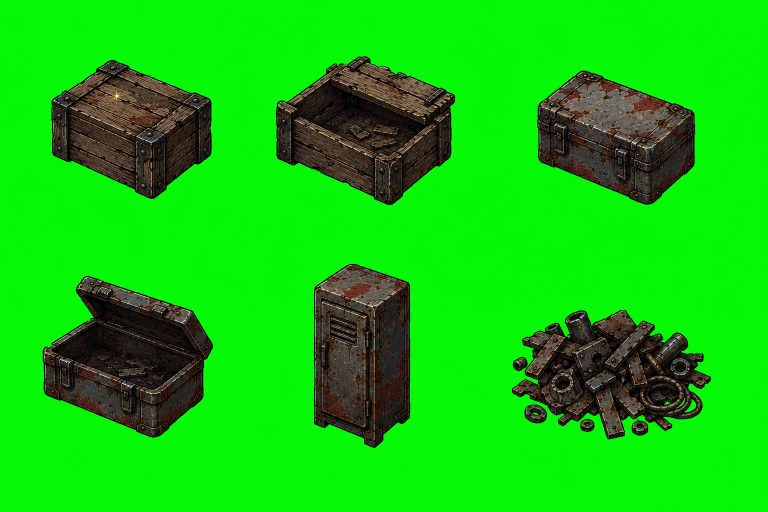
#> input picture assets/source/generated/world/props/loot_containers.png, 1536 x 1024 px (shown at 1/2 size)
$ python chroma_extract_assets.py
#> lines starting #> are read from the running program, lines starting #| are printed output that depends on the picture; after the words box and inside, x2 and y2 are one past the last pixel; in counts of white or black regions, pixels touching at a corner belong together
#> in slice_sheet, im is the input picture: PIL image 1536x1024 RGB; mean R, G, B 16.8, 198.2, 13.1
#!/usr/bin/env python
"""Chroma-key + slice the generated asset sheets for The World Forgot Us.

The generated pack ships as flat PNGs on a bright green screen, and most
files are multi-object sheets (3-10 separate props/icons/effects per image).
This tool:

  1. Removes the green background with a soft chroma key + green despill,
     so edges don't keep a green halo.
  2. Finds each distinct object on the sheet via connected-component
     labelling (with dilation so an object's detached parts -- straps,
     dangling handset, scrap chips -- stay grouped as one object).
  3. Sorts the objects into reading order (rows top->bottom, left->right)
     and writes each to its own trimmed, padded, transparent PNG using the
     names given per sheet.

Originals are never modified; outputs go to assets/processed/<sheet>/.

Run from the project root:  python tools/chroma_extract_assets.py
"""

import sys
from pathlib import Path

import numpy as np
from PIL import Image
from scipy import ndimage

ROOT = Path(__file__).resolve().parents[1]
SRC = ROOT / "assets" / "source" / "generated"
OUT = ROOT / "assets" / "processed"

# Chroma-key thresholds on "greenness" = G - max(R, B).
GREEN_HI = 120   # >= this is definitely background -> fully transparent
GREEN_LO = 40    # <= this is definitely foreground -> fully opaque
PAD = 8          # transparent padding around each trimmed crop


def chroma_key(im: Image.Image) -> np.ndarray:
    """Return an RGBA float array with the green screen removed + despilled."""
    rgb = np.asarray(im.convert("RGB")).astype(np.float32)
    r, g, b = rgb[..., 0], rgb[..., 1], rgb[..., 2]
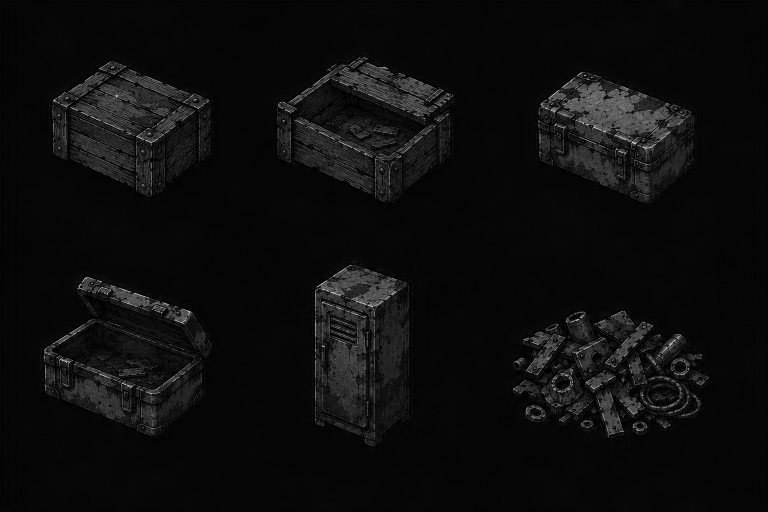
#> b: shape (1024, 1536) float32 (shown at 1/2 size); min 0, max 250, mean 13.1
    max_rb = np.maximum(r, b)
    greenness = g - max_rb

    alpha = np.clip((GREEN_HI - greenness) / (GREEN_HI - GREEN_LO), 0.0, 1.0)

    # Despill: pull the green channel down to the other channels wherever
    # green dominates. Leaves legit cyans/browns (g <= max(r,b)) untouched.
    g_despilled = np.minimum(g, max_rb)

    out = np.dstack([r, g_despilled, b, alpha * 255.0])
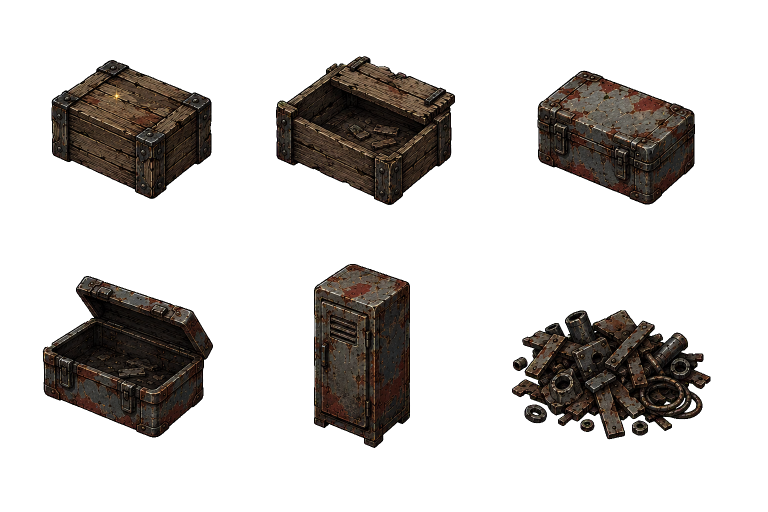
#> out: shape (1024, 1536, 4) float32 (shown at 1/2 size); mean of channels 0, 1, 2, 3 16.8, 15.2, 13.1, 63.5; transparent parts drawn white
    return out.astype(np.uint8)


def find_objects(alpha: np.ndarray, dilate: int, min_area: int):
    """Return component bounding-box slices in reading order."""
#> called with dilate = 16, min_area = 2500
    content = alpha > 64
#> content: shape (1024, 1536) bool; 24.8% white; 10 white regions, largest, box (x1, y1, x2, y2) and area: (85, 552, 426, 875) 71833, (552, 112, 910, 410) 71670, (1024, 620, 1421, 879) 63989
    if dilate > 0:
        content_d = ndimage.binary_dilation(content, iterations=dilate)
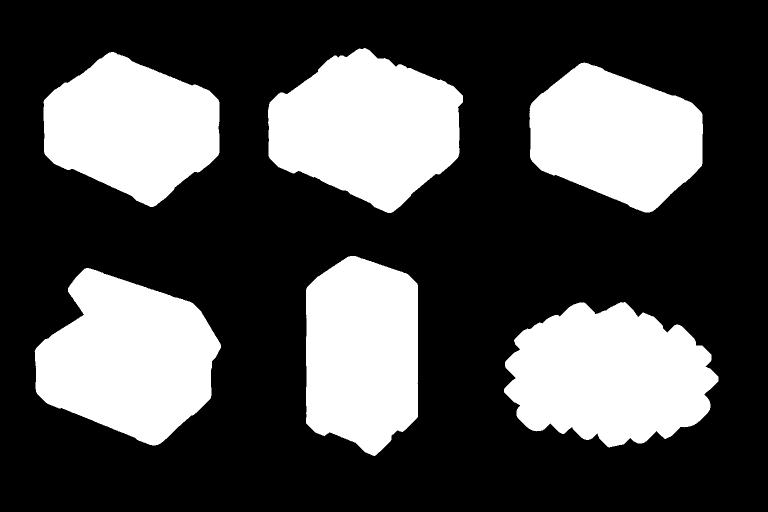
#> content_d: shape (1024, 1536) bool (shown at 1/2 size); 31.1% white; 6 white regions, box (x1, y1, x2, y2) and area: (1008, 604, 1437, 895) 90127, (69, 536, 442, 891) 87994, (536, 96, 926, 426) 87410, (612, 512, 836, 912) 76060, (87, 104, 439, 414) 74922, (1059, 125, 1406, 425) 72805
    else:
        content_d = content
    labels, n = ndimage.label(content_d)
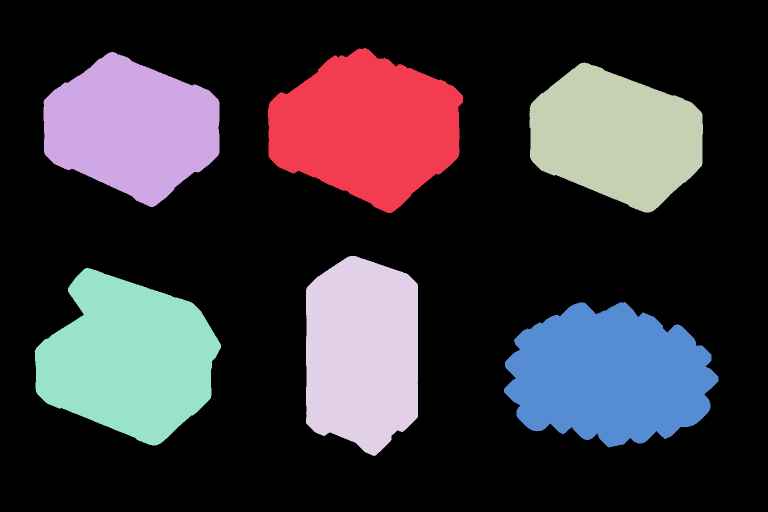
#> labels: shape (1024, 1536) int32 (shown at 1/2 size); 7 distinct labels, from 0 to 6; one colour per label, 0 black
#> n = 6

    boxes = []
    for i in range(1, n + 1):
        ys, xs = np.where(labels == i)
        # Real (undilated) area, so faint dilation halos don't inflate size.
        area = int(np.count_nonzero(content[ys.min():ys.max() + 1,
                                            xs.min():xs.max() + 1] &
                                    (labels[ys.min():ys.max() + 1,
                                            xs.min():xs.max() + 1] == i)))
        if area < min_area:
            continue
        boxes.append((ys.min(), ys.max(), xs.min(), xs.max()))
#> this loop made 6 passes
#> area on passes 1 to 6: 71670, 60662, 58822, 60586, 71833, 67260
#> after the loop, boxes = [(96, 425, 536, 925), (104, 413, 87, 438), (125, 424, 1059, 1405), (512, 911, 612, 835), (536, 890, 69, 441), (604, 894, 1008, 1436)]

    # Reading order: band into rows by vertical centre, then sort by x.
    boxes.sort(key=lambda bb: (bb[0] + bb[1]) / 2)
    rows, cur = [], []
    row_ref = None
    for bb in boxes:
        cy = (bb[0] + bb[1]) / 2
        h = bb[1] - bb[0]
        if row_ref is None or abs(cy - row_ref) < max(120, h * 0.6):
            cur.append(bb)
            row_ref = cy if row_ref is None else (row_ref + cy) / 2
        else:
            rows.append(cur)
            cur = [bb]
            row_ref = cy
#> this loop made 6 passes
#> (bb, cy, h, row_ref) on passes 1, 2, 3, 5, 6: ((104, 413, 87, 438), 258.5, 309, 258.5), ((96, 425, 536, 925), 260.5, 329, 259.5), ((125, 424, 1059, 1405), 274.5, 299, 267), ((536, 890, 69, 441), 713, 354, 712.2), ((604, 894, 1008, 1436), 749, 290, 730.6)
#> (cy, h, cur, row_ref) on pass 4: (711.5, 399, [(512, 911, 612, 835)], 711.5)
#> after the loop, rows = [[(104, 413, 87, 438), (96, 425, 536, 925), (125, 424, 1059, 1405)]]
    if cur:
        rows.append(cur)

    ordered = []
    for row in rows:
        ordered.extend(sorted(row, key=lambda bb: (bb[2] + bb[3]) / 2))
#> this loop made 2 passes
#> after the loop, ordered = [(104, 413, 87, 438), (96, 425, 536, 925), (125, 424, 1059, 1405), (536, 890, 69, 441), (512, 911, 612, 835), (604, 894, 1008, 1436)]
    return ordered


def trim_and_save(rgba: np.ndarray, box, path: Path):
    y0, y1, x0, x1 = box
    crop = rgba[y0:y1 + 1, x0:x1 + 1].copy()
    a = crop[..., 3]
    ys, xs = np.where(a > 24)
    if len(ys) == 0:
        return False
    ty0, ty1, tx0, tx1 = ys.min(), ys.max(), xs.min(), xs.max()
    crop = crop[ty0:ty1 + 1, tx0:tx1 + 1]
    padded = np.zeros((crop.shape[0] + PAD * 2, crop.shape[1] + PAD * 2, 4),
                      dtype=np.uint8)
    padded[PAD:PAD + crop.shape[0], PAD:PAD + crop.shape[1]] = crop
    path.parent.mkdir(parents=True, exist_ok=True)
    Image.fromarray(padded, "RGBA").save(path)
    return True


def slice_sheet(rel, names, dilate=16, min_area=2500):
    src = SRC / rel
    sheet_out = OUT / Path(rel).stem
    im = Image.open(src)
    rgba = chroma_key(im)
    boxes = find_objects(rgba[..., 3], dilate, min_area)
#> boxes has the same summary as ordered in find_objects
    print(f"\n{rel}: found {len(boxes)} objects (expected {len(names)})")
#| world/props/loot_containers.png: found 6 objects (expected 6)
    for idx, box in enumerate(boxes):
        name = names[idx] if idx < len(names) else f"extra_{idx:02d}"
        ok = trim_and_save(rgba, box, sheet_out / f"{name}.png")
        h, w = box[1] - box[0], box[3] - box[2]
        print(f"  [{idx}] {name:24s} {w}x{h}  {'ok' if ok else 'EMPTY'}")
#> this loop made 6 passes
#> (name, y0 in trim_and_save, y1 in trim_and_save, x0 in trim_and_save, x1 in trim_and_save, ty1 in trim_and_save, tx1 in trim_and_save, h) on passes 1 to 6: ('crate_wood_closed', 104, 413, 87, 438, 293, 335, 309), ('crate_wood_open', 96, 425, 536, 925, 313, 373, 329), ('toolbox_metal_closed', 125, 424, 1059, 1405, 283, 330, 299), ('toolbox_metal_open', 536, 890, 69, 441, 338, 356, 354), ('locker_metal', 512, 911, 612, 835, 383, 207, 399), ('scrap_pile', 604, 894, 1008, 1436, 274, 412, 290)
#|   [0] crate_wood_closed        351x309  ok
#|   [1] crate_wood_open          389x329  ok
#|   [2] toolbox_metal_closed     346x299  ok
#|   [3] toolbox_metal_open       372x354  ok
#|   [4] locker_metal             223x399  ok
#|   [5] scrap_pile               428x290  ok
#> pass 1, in trim_and_save, `a = crop[..., 3]`:
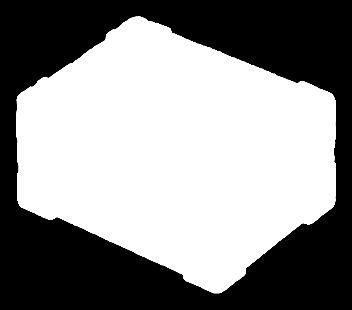
#> a: shape (310, 352); min 0, max 255, mean 141.6
#> pass 1, in trim_and_save, `crop = crop[ty0:ty1 + 1, tx0:tx1 + 1]`:
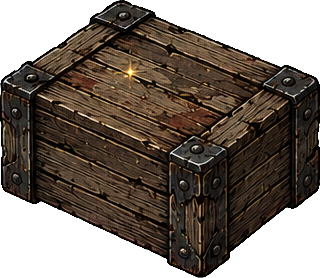
#> crop: shape (278, 320, 4); mean R, G, B, A 44.8, 35.6, 27.2, 173.6; transparent parts drawn white
#> pass 1, in trim_and_save, `Image.fromarray(padded, "RGBA").save(path)`:
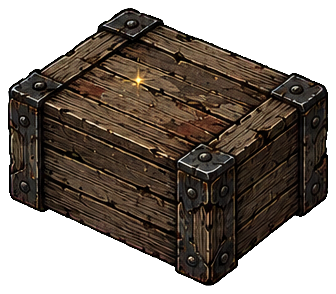
#> saved as crate_wood_closed.png: PIL image 336x294 RGBA; mean R, G, B, A 40.4, 32, 24.5, 156.4; transparent parts drawn white
    return len(boxes) == len(names)


def slice_grid_dark(rel, rows, cols, names):
    """Grid-slice a sheet that sits on a dark (non-green) background."""
    src = SRC / rel
    sheet_out = OUT / Path(rel).stem
    im = Image.open(src).convert("RGBA")
    arr = np.asarray(im)
    H, W = arr.shape[:2]
    ch, cw = H // rows, W // cols
    print(f"\n{rel}: grid {rows}x{cols} cells of {cw}x{ch}")
    k = 0
    for ry in range(rows):
        for cx in range(cols):
            name = names[k] if k < len(names) else f"cell_{k:02d}"
            k += 1
            cell = arr[ry * ch:(ry + 1) * ch, cx * cw:(cx + 1) * cw]
            # Trim uniform dark margins around the cell content.
            lum = cell[..., :3].max(axis=2)
            ys, xs = np.where(lum > 70)
            if len(ys) == 0:
                continue
            crop = cell[ys.min():ys.max() + 1, xs.min():xs.max() + 1]
            sheet_out.mkdir(parents=True, exist_ok=True)
            Image.fromarray(crop, "RGBA").save(sheet_out / f"{name}.png")
    print(f"  wrote {k} cells")


SHEETS = {
    "world/props/loot_containers.png": [
        "crate_wood_closed", "crate_wood_open", "toolbox_metal_closed",
        "toolbox_metal_open", "locker_metal", "scrap_pile",
    ],
    "items/item_icons_pack_01.png": [
        "icon_scrap", "icon_battery", "icon_canned_food", "icon_old_photo",
        "icon_childs_lunchbox",
        "icon_medicine", "icon_fuel", "icon_tools", "icon_electronics",
        "icon_compass",
    ],
    "base/railhome_props.png": [
        "bedroll", "storage_chest", "workbench_empty", "radio_desk",
        "lantern", "workbench_tools", "map_wall", "base_doorway",
    ],
    "world/props/petrol_station_props.png": [
        "petrol_pump", "station_sign_tall", "station_counter",
        "vending_machine", "phone_booth", "warning_barrier",
    ],
    "world/props/roadside_props.png": [
        "broken_car", "road_sign", "backpack", "portable_radio",
        "missing_person_poster", "debris_pile", "traffic_cone", "guardrail",
    ],
    "scanner_memory/scanner_memory_effects.png": [
        "mnemoscope_device", "scanner_pulse_ring", "cyan_sparkles",
        "memory_echo_core", "recovery_burst", "signal_sparks", "cyan_dust",
    ],
    "effects/effects_pack_01.png": [
        "hit_spark", "hollow_dissolve", "sparkle_star", "pulse_ring_small",
        "loot_glow_chest",
        "amber_pillar", "ash_dust", "radio_waves", "glow_cone_amber",
        "glow_cone_cyan",
    ],
}

# Concept-style character sheets: sliced for reference only (not top-down).
CHARACTER_SHEETS = {
    "characters/player/player_4dir_concept.png": [
        "player_front", "player_back", "player_side_r", "player_side_l",
    ],
    "characters/hollow/hollow_concept_sheet.png": [
        "hollow_idle", "hollow_shamble", "hollow_attack", "hollow_charged",
        "hollow_dissolve",
    ],
}


def main():
    if len(sys.argv) == 4 and sys.argv[1] == "--key-only":
        source = Path(sys.argv[2]).resolve()
        destination = Path(sys.argv[3]).resolve()
        if not source.is_file():
            raise SystemExit(f"Missing chroma source: {source}")
        destination.parent.mkdir(parents=True, exist_ok=True)
        rgba = chroma_key(Image.open(source))
        Image.fromarray(rgba, "RGBA").save(destination)
        transparent = int(np.count_nonzero(rgba[..., 3] == 0))
        partial = int(np.count_nonzero((rgba[..., 3] > 0) & (rgba[..., 3] < 255)))
        print(f"KEYED {source.name} -> {destination.name}: "
              f"{transparent} transparent, {partial} partial-alpha pixels")
        return 0
    ok = True
    for rel, names in SHEETS.items():
        ok &= slice_sheet(rel, names)
#> ok = True
    for rel, names in CHARACTER_SHEETS.items():
        slice_sheet(rel, names, dilate=10, min_area=8000)
    # Ground tiles sit on a dark background: 3 rows of ground + 1 barrier row.
    slice_grid_dark("world/tiles/demo_ground_tiles.png", 4, 4, [
        "asphalt_cracked", "asphalt_lane", "dirt_gravel", "dirt_grass",
        "gravel_rubble", "dirt_debris", "cobble_broken", "concrete_broken",
        "rubble_planks", "rubble_metal", "metal_floor", "wood_floor",
        "barrier_concrete", "barrier_wood", "wall_broken", "barricade_sandbag",
    ])
    print("\nDONE." if ok else "\nDONE (some sheets had count mismatch -- review).")
    return 0 if ok else 1


if __name__ == "__main__":
#> (the run stopped early here; a loop or call above may not have finished)
